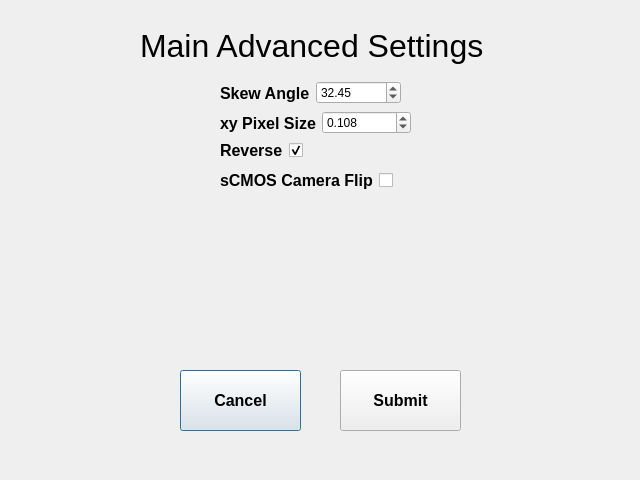
<?xml version="1.0" encoding="UTF-8"?>
<ui version="4.0">
 <class>mainAdvanced</class>
 <widget class="QDialog" name="mainAdvanced">
  <property name="geometry">
   <rect>
    <x>0</x>
    <y>0</y>
    <width>640</width>
    <height>480</height>
   </rect>
  </property>
  <property name="windowTitle">
   <string>Dialog</string>
  </property>
  <widget class="QPushButton" name="cancelButton">
   <property name="geometry">
    <rect>
     <x>180</x>
     <y>370</y>
     <width>121</width>
     <height>61</height>
    </rect>
   </property>
   <property name="font">
    <font>
     <pointsize>12</pointsize>
     <weight>75</weight>
     <bold>true</bold>
    </font>
   </property>
   <property name="text">
    <string>Cancel</string>
   </property>
  </widget>
  <widget class="QPushButton" name="submitButton">
   <property name="geometry">
    <rect>
     <x>340</x>
     <y>370</y>
     <width>121</width>
     <height>61</height>
    </rect>
   </property>
   <property name="font">
    <font>
     <pointsize>12</pointsize>
     <weight>75</weight>
     <bold>true</bold>
    </font>
   </property>
   <property name="text">
    <string>Submit</string>
   </property>
  </widget>
  <widget class="QLabel" name="mainAdvancedSettingsLabel">
   <property name="geometry">
    <rect>
     <x>140</x>
     <y>10</y>
     <width>391</width>
     <height>71</height>
    </rect>
   </property>
   <property name="font">
    <font>
     <pointsize>24</pointsize>
    </font>
   </property>
   <property name="text">
    <string>Main Advanced Settings</string>
   </property>
  </widget>
  <widget class="QWidget" name="layoutWidget_2">
   <property name="geometry">
    <rect>
     <x>220</x>
     <y>170</y>
     <width>198</width>
     <height>21</height>
    </rect>
   </property>
   <layout class="QHBoxLayout" name="horizontalLayout_10">
    <item>
     <widget class="QLabel" name="sCMOSCameraFlipLabel">
      <property name="font">
       <font>
        <pointsize>12</pointsize>
        <weight>75</weight>
        <bold>true</bold>
       </font>
      </property>
      <property name="text">
       <string>sCMOS Camera Flip</string>
      </property>
     </widget>
    </item>
    <item>
     <widget class="QCheckBox" name="sCMOSCameraFlipCheckBox">
      <property name="autoFillBackground">
       <bool>false</bool>
      </property>
      <property name="text">
       <string/>
      </property>
     </widget>
    </item>
   </layout>
  </widget>
  <widget class="QWidget" name="layoutWidget_3">
   <property name="geometry">
    <rect>
     <x>220</x>
     <y>140</y>
     <width>95</width>
     <height>21</height>
    </rect>
   </property>
   <layout class="QHBoxLayout" name="horizontalLayout_8">
    <item>
     <widget class="QLabel" name="reverseDataLabel">
      <property name="font">
       <font>
        <pointsize>12</pointsize>
        <weight>75</weight>
        <bold>true</bold>
       </font>
      </property>
      <property name="text">
       <string>Reverse</string>
      </property>
     </widget>
    </item>
    <item>
     <widget class="QCheckBox" name="reverseCheckBox">
      <property name="text">
       <string/>
      </property>
      <property name="checked">
       <bool>true</bool>
      </property>
     </widget>
    </item>
   </layout>
  </widget>
  <widget class="QWidget" name="layoutWidget_4">
   <property name="geometry">
    <rect>
     <x>220</x>
     <y>110</y>
     <width>191</width>
     <height>26</height>
    </rect>
   </property>
   <layout class="QHBoxLayout" name="horizontalLayout_7">
    <item>
     <widget class="QLabel" name="xyPixelSizeLabel">
      <property name="font">
       <font>
        <pointsize>12</pointsize>
        <weight>75</weight>
        <bold>true</bold>
       </font>
      </property>
      <property name="toolTip">
       <string>Microns</string>
      </property>
      <property name="text">
       <string>xy Pixel Size</string>
      </property>
     </widget>
    </item>
    <item>
     <widget class="QDoubleSpinBox" name="xyPixelSizeSpinBox">
      <property name="toolTip">
       <string>Microns</string>
      </property>
      <property name="decimals">
       <number>3</number>
      </property>
      <property name="singleStep">
       <double>0.001000000000000</double>
      </property>
      <property name="stepType">
       <enum>QAbstractSpinBox::DefaultStepType</enum>
      </property>
      <property name="value">
       <double>0.108000000000000</double>
      </property>
     </widget>
    </item>
   </layout>
  </widget>
  <widget class="QWidget" name="layoutWidget_5">
   <property name="geometry">
    <rect>
     <x>220</x>
     <y>80</y>
     <width>181</width>
     <height>26</height>
    </rect>
   </property>
   <layout class="QHBoxLayout" name="horizontalLayout_5">
    <item>
     <widget class="QLabel" name="skewAngleLabel">
      <property name="font">
       <font>
        <pointsize>12</pointsize>
        <weight>75</weight>
        <bold>true</bold>
       </font>
      </property>
      <property name="toolTip">
       <string>Degrees</string>
      </property>
      <property name="text">
       <string>Skew Angle</string>
      </property>
     </widget>
    </item>
    <item>
     <widget class="QDoubleSpinBox" name="skewAngleSpinBox">
      <property name="toolTip">
       <string>Degrees</string>
      </property>
      <property name="singleStep">
       <double>0.010000000000000</double>
      </property>
      <property name="value">
       <double>32.450000000000003</double>
      </property>
     </widget>
    </item>
   </layout>
  </widget>
 </widget>
 <resources/>
 <connections/>
</ui>
